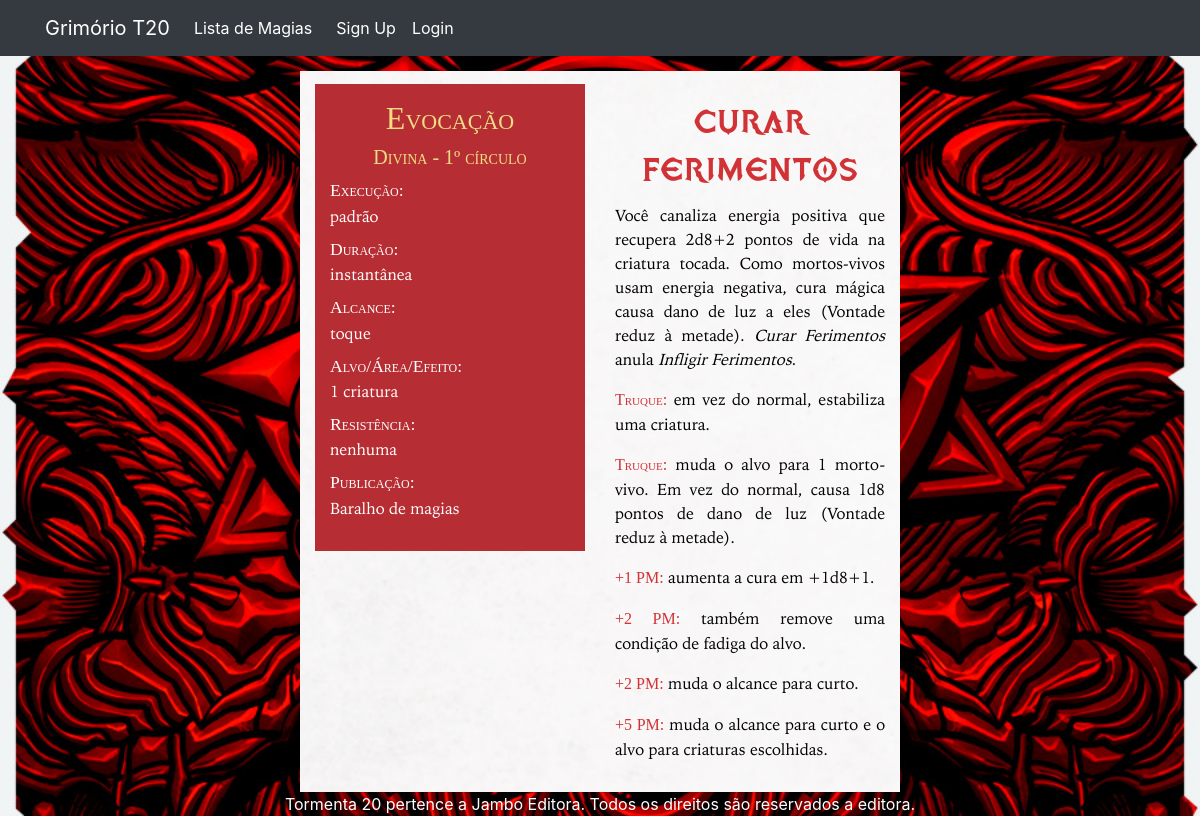
The page /spell/65/ on the database its author committed.
### spell/models.py (models this page shows, shortened)
class Spell(models.Model):
    name = models.TextField()
    sorting_name = models.TextField(blank=True)
    image = models.ImageField(upload_to='spell/images', blank=True)
    SPELL_TYPE_CHOICES = [
        ('AR', 'Arcana'),
        ('DI', 'Divina'),
        ('UN', 'Universal'),
    ]
    spell_type = models.CharField(
        max_length=2,
        choices=SPELL_TYPE_CHOICES,
        default='AR',
    )
    SCHOOL_CHOICES = [
        ('AB', 'Abjuração'),
        ('AD', 'Advinhação'),
        ('CO', 'Convocação'),
        ('EN', 'Encantamento'),
        ('EV', 'Evocação'),
        ('IL', 'Ilusão'),
        ('NE', 'Necromancia'),
        ('TR', 'Transmutação'),
    ]
    school = models.CharField(
        max_length=2,
        choices=SCHOOL_CHOICES,
        default='AB',
    )
    CIRCLE_CHOICES = [
        ('1', 1),
        ('2', 2),
        ('3', 3),
        ('4', 4),
        ('5', 5),
    ]
    circle = models.CharField(
        max_length=1,
        choices=CIRCLE_CHOICES,
        default=1,
    )
    execution = models.TextField()
    range = models.TextField()
    target_area_effect = models.TextField()
    duration = models.TextField()
    resistance = models.TextField(blank=True)
    description = models.TextField(default='')
    enhancements = models.ManyToManyField(to=Enhancement, related_name='spell', blank=True)
    short_description = models.CharField(max_length=100, blank=True)
    book_magazine = models.CharField(max_length=100, blank=True)
    user = models.ForeignKey(User, on_delete=models.CASCADE, null=True)

class Enhancement(models.Model):
    cost = models.CharField(max_length=30)
    effect = models.TextField()
    related_spell = models.ForeignKey('Spell', on_delete=models.CASCADE, default=None)

### spell/views.py (the view)
# urls.py: path('<int:spell_id>/', views.spell_details, name='spell_details'),
def spell_details(request, spell_id):
    spell = get_object_or_404(Spell, pk=spell_id)
    enhancements = Enhancement.objects.filter(related_spell=spell_id)
    return render(request, 'spell/spell_details.html', {'spell': spell, 'enhancements': enhancements})

### spell/templates/spell/spell_details.html (shortened to what this page needs)
{% extends './spell_base.html' %}
{% block content %}
<div class="container-fluid" >
    <div class="row">
        <div class="col-md-12">
            <div class="row" style="padding-top:15px"></div>
            <div class="row">
                <div class="col-md-3"></div>
                <div class="col-md-6 bg_image" style="padding-top: 13px"></div>
                <div class="col-md-3"></div>
            </div>
            <div class="row">
                <div class="col-md-3"></div>
                <div class="col-md-3 bg_image" style="padding-bottom:13px">
                    <div class="col-md-12" style="display: table; background-color:#B62E34;padding-top: 15px;padding-bottom: 15px;padding-left:15px;padding-right:15px">
                        <h2 style="text-align:center">
                            {{ spell.get_school_display }}
                        </h2>
                        <h5 style="text-align:center">
                            {{ spell.get_spell_type_display }} - {{ spell.circle }}º círculo
                        </h5>
                        <dl>
                            <dt>
                                Execução:
                            </dt>
                            <dd>
                                {{ spell.execution }}
                            </dd>
                            <dt>
                                Duração:
                            </dt>
                            <dd>
                                {{ spell.duration }}
                            </dd>
                            <dt>
                                Alcance:
                            </dt>
                            <dd>
                                {{ spell.range }}
                            </dd>
                            <dt>
                                Alvo/Área/Efeito:
                            </dt>
                            <dd>
                                {{ spell.target_area_effect }}
                            </dd>
                            <dt>
                                Resistência:
                            </dt>
                            <dd>
                                {% if spell.resistance != '' %}
                                {{ spell.resistance }}
                                {% else %}
                                nenhuma
                                {% endif %}
                            </dd>
                            <dt>
                                Publicação:
                            </dt>
                            <dd>
                                {{spell.book_magazine}}
                            </dd>
                        </dl>
                    </div>
                </div>
                <div class="col-md-3 bg_image" style="padding-top: 15px;padding-bottom: 15px;padding-left:15px;padding-right:15px">
                    <h1 style="text-align:center">
                        {{spell.name}}
                    </h1>
                    <p>
                        {{ spell.description }}
                    </p>
                    {% for enhancement in enhancements %}
                    <p>
                        <b class="enhc">{{ enhancement.cost }}:</b>
                        {{enhancement.effect}}
                    </p>
                    {% endfor %}
                </div>
                <div class="col-md-3"></div>
            </div>
        </div>
    </div>
</div>
{% endblock %}

### spell/templates/spell/spell_details.html (style rules this page uses)
body { background-image: url("/static/img/bg_2.jpg"); background-repeat: no-repeat; background-attachment: fixed; background-size: cover; bacground-position: center; }
.bg_image { background-image: url("/static/img/background.png"); background-repeat: no-repeat; background-attachment: fixed; background-size: cover; bacground-position: center; }
dd { font-family: 'iowanOldStyleRegular'; color: white; font-weight: normal; font-style: normal; }
dt { font-family: 'iowanOldStyleBold'; color: white; font-weight: normal; font-style: normal; font-size: 110%; font-variant: small-caps; }
h2 { font-family: 'iowanOldStyleBold'; font-weight: normal; color: #f0dc82; font-variant: small-caps; }
h5 { font-family: 'iowanOldStyleBold'; font-weight: normal; color: #f0dc82; font-variant: small-caps; }
h1 { font-family: 'tormenta20'; font-weight: normal; color: #d13235 }
.enhc { font-family: 'iowanOldStyleBold'; font-weight: normal; color: #d13235; font-variant: small-caps; }
p { font-family: 'iowanOldStyleRegular'; color: black; font-weight: normal; font-style: normal; text-align: justify; text-justify: inter-word; }

### rows shown on the page
Spell: school "Evocação", spell_type "Divina", circle "1", execution "padrão", duration "instantânea", range "toque", target_area_effect "1 criatura", book_magazine "Baralho de magias", name "Curar Ferimentos", description "Você canaliza energia positiva que recupera 2d8+2 pontos de vida na criatura tocada. Como mortos-vivos usam energia negativa, cura mágica causa dano de luz a eles (Vontade reduz à metade). Curar Ferimentos anula Infligir Ferimentos ."
Enhancement: cost "Truque", effect "em vez do normal, estabiliza uma criatura."
Enhancement: cost "Truque", effect "muda o alvo para 1 morto-vivo. Em vez do normal, causa 1d8 pontos de dano de luz (Vontade reduz à metade)."
Enhancement: cost "+1 PM", effect "aumenta a cura em +1d8+1."
Enhancement: cost "+2 PM", effect "também remove uma condição de fadiga do alvo."
Enhancement: cost "+2 PM", effect "muda o alcance para curto."
Enhancement: cost "+5 PM", effect "muda o alcance para curto e o alvo para criaturas escolhidas."
